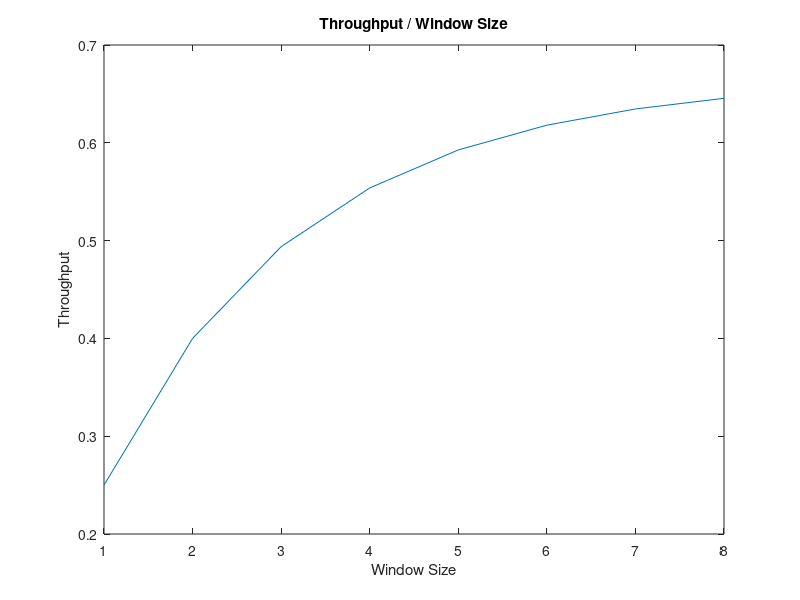
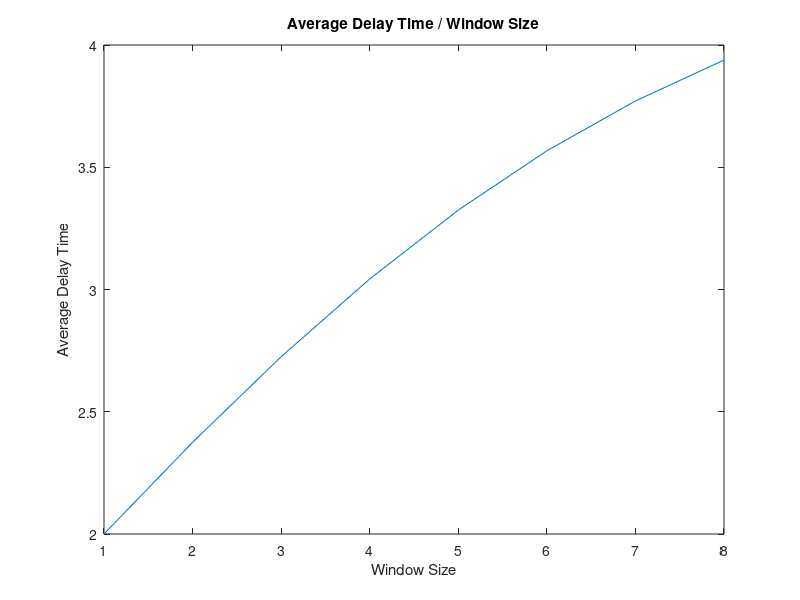
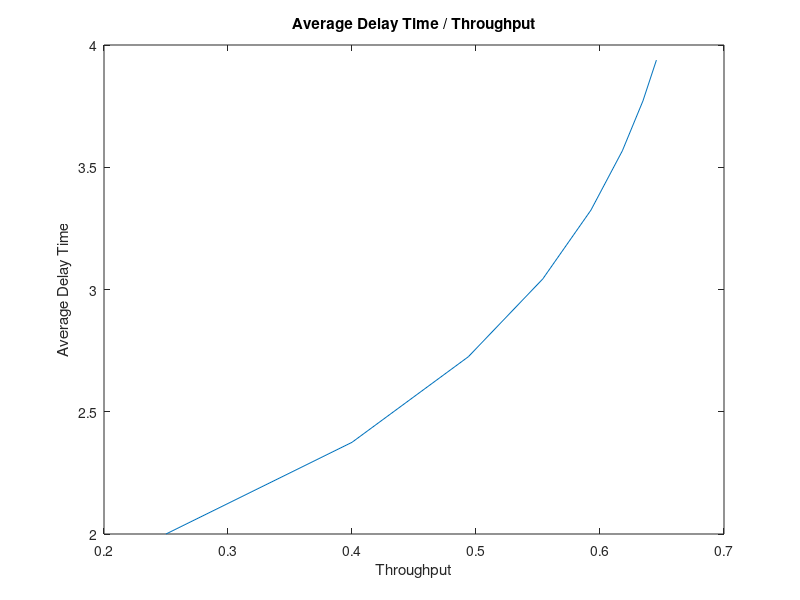
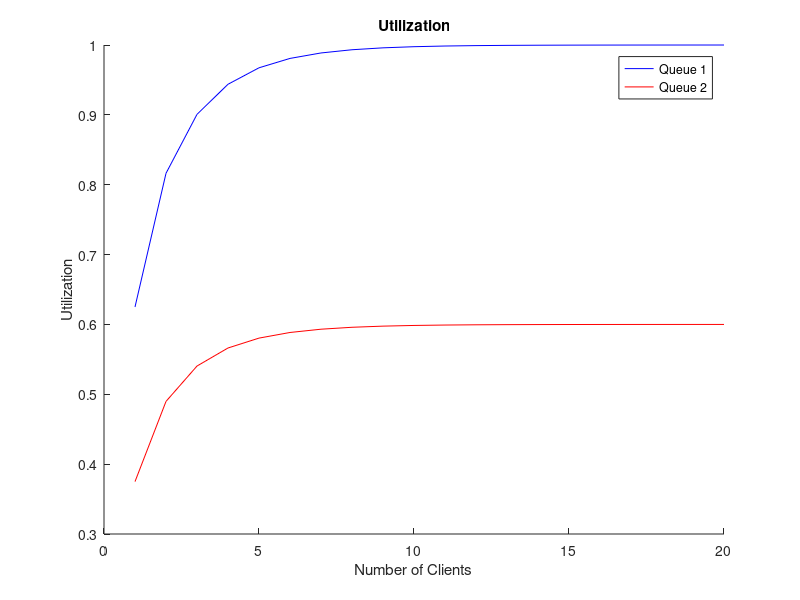

These charts were generated, in order, by the following MATLAB code: (Note: this script raises an error after producing the figures.)
clc;
clear all;
close all;

##### WINDOW FLOW CONTROL MECHANISM #####

#1#

P = [0 1 0 0 0;
     0 0 1 0 0;
     0 0 0 1 0;
     0 0 0 0 1;
     1 0 0 0 0;];             # Transition probability matrix
S = [1 1/2 1/2 1/2 3/2]
m = ones(size(S));           # All centers are single-server
Z = 0;                        # External delay
N = 8;                        # Maximum population to consider
V = qncsvisits(P);            # Compute number of visits
for n=1:N
  [U R Q X] = qnclosed( n, S, V, m, Z );
  Throughput(n)=X(1);
  E_T_sd(n) = (Q(1)+Q(2)+Q(3))/X(1);
endfor
figure(1);
plot(Throughput);
xlabel("Window Size");
ylabel("Throughput");
title("Throughput / Window Size");
figure(2);
plot(E_T_sd);
xlabel("Window Size");
ylabel("Average Delay Time");
title("Average Delay Time / Window Size");
figure(3);
plot(Throughput,E_T_sd);
xlabel("Throughput");
ylabel("Average Delay Time");
title("Average Delay Time / Throughput");

#2#

P = [0 1 0 0 0;
     0 0 1 0 0;
     0 0 0 1 0;
     0 0 0 0 1;
     1 0 0 0 0;];             # Transition probability matrix
S = [1 1/2 1/2 1/2 3/2];      # Average service times
m = ones(size(S));            # All centers are single-server
Z = 0;                        # External delay
N = 8;                        # Maximum population to consider
V = qncsvisits(P);            # Compute number of visits
for k=1:5
  display(k);
  S=S/k;
  [U R Q X] = qnclosed( N, S, V, m, Z );
  display(U);
  e_t_sd=Q/X;
  display(e_t_sd);
  display(Q);
  display(X);
  display("\n");
  S = [1 1/2 1/2 1/2 3/2]; 
endfor

##### BUZEN ALGORITHM #####

#2#

function G = buzen(N,M,X)
  C(1)=1;
  for n=2:N+1
    C(n)=0;
  endfor
  for m=1:M
    for n=2:N+1
      C(n) = C(n)+X(m)*C(n-1);
    endfor
  endfor
  G=C(N+1);
endfunction

#3#

  #a#
  
X=[1 0.6]
for N=1:20
  U_1(N)=X(1)*buzen(N-1,2,X)/buzen(N,2,X);
  U_2(N)=X(2)*buzen(N-1,2,X)/buzen(N,2,X);
endfor
figure(4);
hold on;
plot(U_1,'b');
plot(U_2,'r');
legend("Queue 1","Queue 2");
xlabel("Number of Clients");
ylabel("Utilization");
title("Utilization");
hold off;

  #b#

X=[1 0.6]
for N=1:20
  E_1(N)=0;
  E_2(N)=0;
  for k=1:N
    E_1(N)=E_1(N)+(X(1)^k)*(buzen(N-k,2,X)/buzen(N,2,X));
    E_2(N)=E_2(N)+(X(2)^k)*(buzen(N-k,2,X)/buzen(N,2,X));
  endfor
endfor

figure(5);
hold on;
plot(E_1,'b');
plot(E_2,'r');
legend("Queue 1","Queue 2");
xlabel("Number of Clients");
ylabel("Average Number of Clients");
title("Average Number of Clients");
hold off;

##### SIMULATION OF CLOSED NETWORK OF EXPONENTIAL QUEUES #####

#2#

mu1 = 2; % queue 1
mu2 = 3; % queue 2
mu3 = 4; % queue 3
p= 0.4;

arrivals(200) = 0;
arrivals(020) = 0;
arrivals(002) = 0;
arrivals(110) = 0;
arrivals(101) = 0;
arrivals(011) = 0;
total_arrivals = 0; 

% threshold definition
threshold = mu1/(mu1 + mu2 + mu3);
% system starts at state 3
current_state = 200;
% count the time steps of the simulation
steps = 0;

previous_mean1 = 0;
previous_mean2 = 0;
previous_mean3 = 0;

% times checked for convergence
times = 0;

while true
  steps = steps + 1;
  % every 1000 steps check for convergence
  if mod(steps,1000) == 0
    times = times + 1;
    
    % total time in every state
    T200 = 1/mu1 * arrivals(200);
    T020 = 1/mu2 * arrivals(020);
    T002 = 1/mu3 * arrivals(002);
    T110 = 1/(mu1+mu2) * arrivals(110);
    T101 = 1/(mu1+mu3) * arrivals(101);
    T011 = 1/(mu2+mu3) * arrivals(011);
    
    % total time in all states
    total_time = T200 + T020 + T002 + T110 + T101 + T011;
    % Probability of every state
    P(200) = T200/total_time;
    P(020) = T020/total_time;
    P(002) = T002/total_time;
    P(110) = T110/total_time;
    P(101) = T101/total_time;
    P(011) = T011/total_time;
    
    % mean number of clients in queues 1 and 2
    current_mean1 = P(200)*2 + P(110) + P(101);
    current_mean2 = P(020)*2 + P(110) + P(011);
    current_mean3 = P(002)*2 + P(101) + P(011);
    
    clients_1(times) = current_mean1;
    clients_2(times) = current_mean2;
    clients_3(times) = current_mean3;
    
    % check both queues for convergence
    if (abs(current_mean1 - previous_mean1)<0.00001 && abs(current_mean2 - previous_mean2) < 0.00001 && abs(current_mean3 - previous_mean3) < 0.00001) || (steps > 300000)
      break;
    endif
    
    previous_mean1 = current_mean1;
    previous_mean2 = current_mean2;
    
  endif
  
  arrivals(current_state) = arrivals(current_state) + 1;
  total_arrivals = total_arrivals + 1;
  
  % get a random number from uniform distribution
  random_number = rand(1);
  random = rand(1);
  if current_state == 200 #1
    if random < p
      current_state = 110;
    else
      current_state = 101;
    endif
  elseif current_state == 101 #2
    if random_number < threshold
      current_state = 200;
    else
      if random < p
        current_state = 011;
      else
        current_state = 002;
      endif
    endif
  elseif current_state == 110 #3
    if random_number < threshold
      current_state = 200;
    else
      if random < p
        current_state = 020;
      else
        current_state = 011;
      endif
    endif
  elseif current_state == 011 #4
    if random_number < threshold
      current_state = 110;
    else
      current_state = 101;
    endif
  elseif current_state == 020 #5
    current_state = 110;
  elseif current_state == 002 #6
    current_state = 101; 
  endif
endwhile

display(clients_1(end));
display(clients_2(end));
display(clients_3(end));

sum=clients_1(end)+clients_2(end)+clients_3(end);
display(sum);
figure(6);
hold on;
plot(clients_1,'r',"linewidth",1.3);
plot(clients_2,'b',"linewidth",1.3);
plot(clients_3,'g',"linewidth",1.3);
title("Average Number of Clients in the System");
legend("Q1","Q2","Q3");
hold off;
